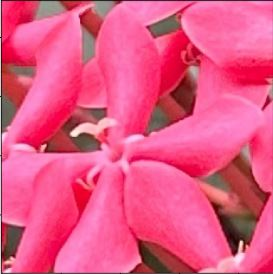
#> input picture Lab 1/flower.jpg, 273 x 274 px
$ python LEONARDO_LAB1.py
#> lines starting #> are read from the running program, lines starting #| are printed output that depends on the picture
import cv2
import numpy as np

img = cv2.imread('flower.jpg')
#> img is the input picture: shape (274, 273, 3); mean B, G, R 133.4, 86.6, 228.6

(h, w) = img.shape[:2]
#> h = 274; w = 273
center = (w / 2, h / 2)
#> center = (136.5, 137)
M = cv2.getRotationMatrix2D(center, 30, 1.0)
rotated_img = cv2.warpAffine(img, M, (w, h))
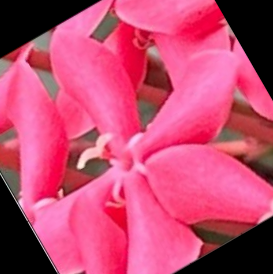
#> rotated_img: shape (274, 273, 3); mean B, G, R 113.1, 73.1, 194.8

flipped_img = cv2.flip(rotated_img, 1)
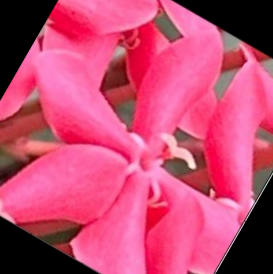
#> flipped_img: shape (274, 273, 3); mean B, G, R 113.1, 73.1, 194.8

max_height = max(img.shape[0], rotated_img.shape[0], flipped_img.shape[0])
#> max_height = 274

combined_width = img.shape[1] + rotated_img.shape[1] + flipped_img.shape[1]
#> combined_width = 819
combined_img = np.zeros((max_height, combined_width, 3), dtype = np.uint8)

combined_img[:img.shape[0], :img.shape[1]] = img
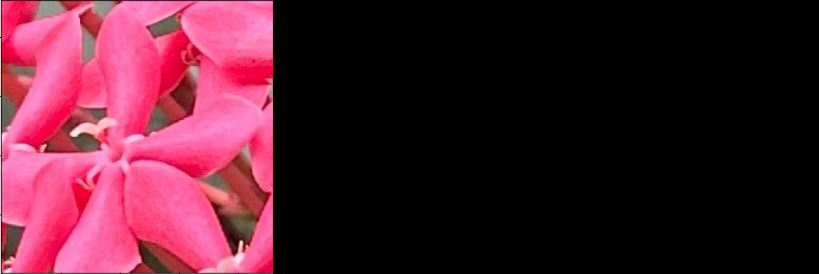
#> combined_img: shape (274, 819, 3); mean B, G, R 44.5, 28.9, 76.2
combined_img[:rotated_img.shape[0], img.shape[1]:img.shape[1] + rotated_img.shape[1]] = rotated_img
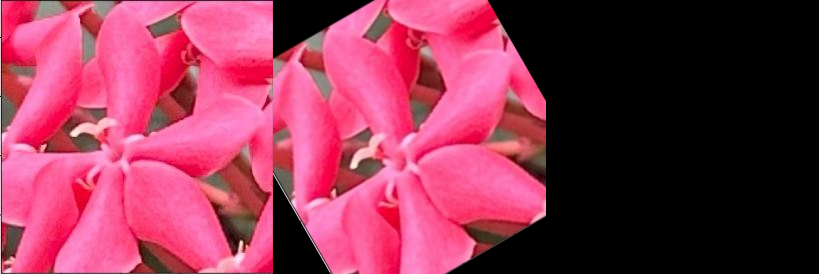
#> combined_img: shape (274, 819, 3); mean B, G, R 82.1, 53.2, 141.1
combined_img[:flipped_img.shape[0], img.shape[1] + rotated_img.shape[1]:] = flipped_img
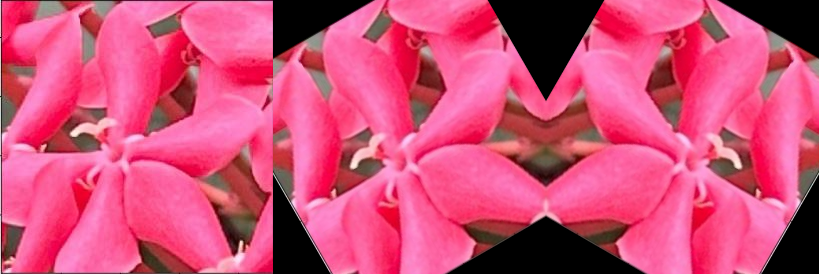
#> combined_img: shape (274, 819, 3); mean B, G, R 119.8, 77.6, 206.1

cv2.imshow('Combined Image', combined_img)

cv2.imwrite('combined_image.jpg', combined_img)

cv2.waitKey(0)
cv2.destroyAllWindows()
